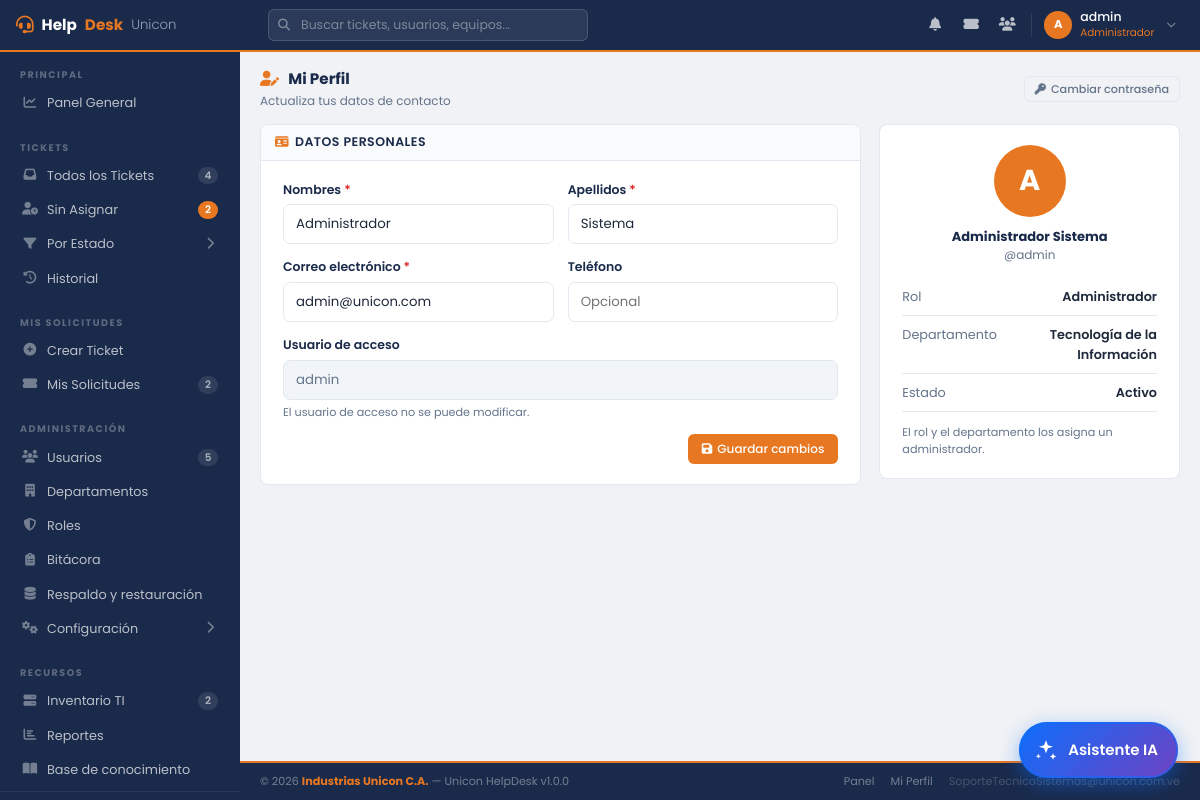
The page /admin/perfil.php (signed in) on the database its author committed.
### tables this page shows
CREATE TABLE `roles` (
  `id_rol` int(11) NOT NULL AUTO_INCREMENT,
  `nombre` varchar(50) NOT NULL,
  `descripcion` text DEFAULT NULL,
  `nivel_acceso` tinyint(1) NOT NULL DEFAULT 1,
  PRIMARY KEY (`id_rol`),
  UNIQUE KEY `nombre` (`nombre`)
);

CREATE TABLE `usuarios` (
  `id_usuario` int(11) NOT NULL AUTO_INCREMENT,
  `nombres` varchar(100) NOT NULL,
  `apellidos` varchar(100) NOT NULL,
  `correo` varchar(150) NOT NULL,
  `usuario_login` varchar(50) NOT NULL,
  `contraseña` varchar(255) NOT NULL,
  `telefono` varchar(20) DEFAULT NULL,
  `id_departamento` int(11) NOT NULL,
  `id_rol` int(11) NOT NULL DEFAULT 1,
  `estado` enum('activo','inactivo','reposo','pasante','vacaciones','suspendido') NOT NULL DEFAULT 'activo',
  PRIMARY KEY (`id_usuario`),
  UNIQUE KEY `correo` (`correo`),
  UNIQUE KEY `usuario_login` (`usuario_login`),
  KEY `id_departamento` (`id_departamento`),
  KEY `id_rol` (`id_rol`),
  CONSTRAINT `fk_usuario_departamento` FOREIGN KEY (`id_departamento`) REFERENCES `departamentos` (`id_departamento`) ON UPDATE CASCADE,
  CONSTRAINT `fk_usuario_rol` FOREIGN KEY (`id_rol`) REFERENCES `roles` (`id_rol`) ON UPDATE CASCADE
);

CREATE TABLE `departamentos` (
  `id_departamento` int(11) NOT NULL AUTO_INCREMENT,
  `nombre` varchar(100) NOT NULL,
  `descripcion` text DEFAULT NULL,
  `estado` enum('activo','inactivo','clausurado') NOT NULL DEFAULT 'activo',
  PRIMARY KEY (`id_departamento`),
  UNIQUE KEY `nombre` (`nombre`)
);

### admin/perfil.php (the view, shortened to what this page needs)
<?php
include '../config/conexion.php';
$stmt = $conexion->prepare("
    SELECT u.nombres, u.apellidos, u.correo, u.usuario_login, u.telefono, u.estado,
           d.nombre AS departamento_nombre, r.nombre AS rol_nombre
    FROM usuarios u
    JOIN departamentos d ON u.id_departamento = d.id_departamento
    JOIN roles r ON u.id_rol = r.id_rol
    WHERE u.usuario_login = ?
");
$stmt->bind_param("s", $_SESSION['usser']);
$stmt->execute();
$perfil = $stmt->get_result()->fetch_assoc();
include_once '../includes/header2.php';
include_once '../includes/sidebar.php';
?>
<main class="hd-main">
    <div class="hd-page-header">
        <div>
            <div class="hd-page-title"><i class="fas fa-user-edit" style="color:var(--naranja);margin-right:6px;"></i> Mi Perfil</div>
            <div class="hd-page-sub">Actualiza tus datos de contacto</div>
        </div>
        <a href="cambiar_clave.php" class="hd-btn hd-btn-outline hd-btn-sm"><i class="fas fa-key"></i> Cambiar contraseña</a>
    </div>
    <div class="hd-perfil-grid">
        <div class="hd-card">
            <div class="hd-card-header">
                <h5 class="hd-card-title"><i class="fas fa-id-card"></i> Datos personales</h5>
            </div>
            <div class="hd-card-body" style="padding:20px 22px;">
                <form id="form-perfil">
                    <div class="hd-row-2" style="margin-bottom:14px;">
                        <div>
                            <label class="hd-label">Nombres <span style="color:var(--danger);">*</span></label>
                            <input type="text" name="nombres" class="hd-input" maxlength="100" required value="<?= htmlspecialchars($perfil['nombres']) ?>">
                        </div>
                        <div>
                            <label class="hd-label">Apellidos <span style="color:var(--danger);">*</span></label>
                            <input type="text" name="apellidos" class="hd-input" maxlength="100" required value="<?= htmlspecialchars($perfil['apellidos']) ?>">
                        </div>
                    </div>
                    <div class="hd-row-2" style="margin-bottom:14px;">
                        <div>
                            <label class="hd-label">Correo electrónico <span style="color:var(--danger);">*</span></label>
                            <input type="email" name="correo" class="hd-input" maxlength="150" required value="<?= htmlspecialchars($perfil['correo']) ?>">
                        </div>
                        <div>
                            <label class="hd-label">Teléfono</label>
                            <input type="text" name="telefono" class="hd-input" maxlength="20" placeholder="Opcional" value="<?= htmlspecialchars($perfil['telefono'] ?? '') ?>">
                        </div>
                    </div>
                    <div style="margin-bottom:14px;">
                        <label class="hd-label">Usuario de acceso</label>
                        <input type="text" class="hd-input" disabled value="<?= htmlspecialchars($perfil['usuario_login']) ?>">
                        <div style="font-size:0.7rem;color:var(--muted);margin-top:4px;">El usuario de acceso no se puede modificar.</div>
                    </div>
                    <div style="text-align:right;margin-top:12px;">
                        <button type="submit" id="btn-guardar-perfil" class="hd-btn hd-btn-naranja">
                            <i class="fas fa-save"></i> Guardar cambios
                        </button>
                    </div>
                </form>
            </div>
        </div>
        <div class="hd-card" style="padding:20px 22px;">
            <div class="hd-avatar-grande"><?= strtoupper(substr($perfil['nombres'], 0, 1)) ?></div>
            <div style="text-align:center;margin-bottom:14px;">
                <div style="font-weight:700;color:var(--azul);"><?= htmlspecialchars($perfil['nombres'] . ' ' . $perfil['apellidos']) ?></div>
                <div style="font-size:0.75rem;color:var(--muted);">@<?= htmlspecialchars($perfil['usuario_login']) ?></div>
            </div>
            <div class="hd-cuenta-item"><span>Rol</span><span><?= htmlspecialchars($perfil['rol_nombre']) ?></span></div>
            <div class="hd-cuenta-item"><span>Departamento</span><span><?= htmlspecialchars($perfil['departamento_nombre']) ?></span></div>
            <div class="hd-cuenta-item"><span>Estado</span><span><?= htmlspecialchars(ucfirst($perfil['estado'])) ?></span></div>
            <div style="font-size:0.7rem;color:var(--muted);margin-top:12px;line-height:1.5;">
                El rol y el departamento los asigna un administrador.
            </div>
        </div>
    </div>
</main>
<?php include_once '../includes/footer2.php'; ?>

### includes/header2.php (shortened to what this page needs)
<?php
$usuario_activo = $_SESSION['usser'];
$rol_id         = (int)$_SESSION['id_rol'];
$inicial        = strtoupper(substr($usuario_activo, 0, 1));
$rol_nombre     = match($rol_id) { 3=>'Administrador', 2=>'Técnico TI', 1=>'Usuario', default=>'—' };
try {
    $q_rn = $conexion->prepare("SELECT nombre FROM roles WHERE id_rol = ?");
    $q_rn->bind_param("i", $rol_id); $q_rn->execute();
    if ($f_rn = $q_rn->get_result()->fetch_assoc()) $rol_nombre = $f_rn['nombre'];
} catch (Throwable $e) {  }
?>
<!DOCTYPE html>
<html lang="es">
<head>
    <link rel="stylesheet" href="https://cdn.jsdelivr.net/npm/bootstrap@5.3.0/dist/css/bootstrap.min.css">
    <link rel="stylesheet" href="https://cdnjs.cloudflare.com/ajax/libs/font-awesome/6.4.0/css/all.min.css">
    <link rel="stylesheet" href="../assets/css/dashboard2.css">
</head>
<body>
<header class="hd-topbar">
    <a href="dashboard.php" class="hd-topbar-brand">
        <i class="fas fa-headset"></i>
        Help<span>Desk</span> <small>Unicon</small>
    </a>
    <div class="hd-topbar-search" style="position:relative;">
        <i class="fas fa-search"></i>
        <input type="search" id="hdBuscar" autocomplete="off" maxlength="60"
               placeholder="<?= $rol_id === 3 ? 'Buscar tickets, usuarios, equipos...' : ($rol_id === 2 ? 'Buscar tickets, equipos...' : 'Buscar en mis tickets...') ?>">
    </div>
    <div class="hd-topbar-right">
        <div class="hd-notif-wrap">
            <button type="button" class="hd-topbar-icon" id="hdBell" title="Notificaciones" style="background:none;border:0;position:relative;">
                <i class="fas fa-bell"></i>
            </button>
        </div>
        <?php if ($rol_id >= 2): ?>
        <a href="<?= $rol_id === ROL_ADMIN ? 'tickets.php' : 'tickets_asignados.php' ?>" class="hd-topbar-icon" title="Tickets">
            <i class="fas fa-ticket-alt"></i>
        </a>
        <?php endif; ?>
        <?php if ($rol_id == 3): ?>
        <a href="procesos/usuarios.php" class="hd-topbar-icon" title="Usuarios">
            <i class="fas fa-users"></i>
        </a>
        <?php endif; ?>
        <div style="position:relative;">
            <button class="hd-topbar-user" onclick="toggleUserMenu()" id="userBtn">
                <div class="hd-avatar"><?= $inicial ?></div>
                <div class="hd-topbar-user-info">
                    <span class="hd-topbar-user-name"><?= htmlspecialchars($usuario_activo) ?></span>
                    <span class="hd-topbar-user-role"><?= $rol_nombre ?></span>
                </div>
                <i class="fas fa-chevron-down" style="color:rgba(255,255,255,0.4);font-size:0.6rem;margin-left:4px;"></i>
            </button>
        </div>
    </div>
</header>

### assets/css/dashboard2.css (style rules this page uses)
:root { --azul: #1a2a4a; --azul-mid: #243660; --azul-light: #2d4a7a; --naranja: #E87722; --naranja-lt: #f59342; --bg: #f0f2f5; --card: #ffffff; --texto: #1e293b; --muted: #64748b; --borde: #e2e8f0; --sidebar-w: 240px; --nav-h: 52px; --success: #16a34a; --danger: #dc2626; --warning: #d97706; --info: #0284c7; }
*, *::before, *::after { box-sizing: border-box; margin: 0; padding: 0; }
body { font-family: 'Poppins', sans-serif; background: var(--bg); color: var(--texto); font-size: 13px; }
.hd-topbar { position: fixed; top: 0; left: 0; right: 0; height: var(--nav-h); background: var(--azul); border-bottom: 2px solid var(--naranja); display: flex; align-items: center; padding: 0 16px; z-index: 200; gap: 12px; }
.hd-topbar-brand { display: flex; align-items: center; gap: 8px; color: #fff; font-weight: 700; font-size: 0.95rem; text-decoration: none; width: var(--sidebar-w); flex-shrink: 0; }
.hd-topbar-brand i { color: var(--naranja); font-size: 1.1rem; }
.hd-topbar-brand span { color: var(--naranja); }
.hd-topbar-brand small { color: #94a3b8; font-weight: 300; }
.hd-topbar-search { flex: 1; max-width: 320px; position: relative; }
.hd-topbar-search input { width: 100%; background: rgba(255,255,255,0.08); border: 1px solid rgba(255,255,255,0.15); border-radius: 6px; padding: 6px 12px 6px 32px; color: #fff; font-size: 0.78rem; outline: none; transition: all 0.2s; }
.hd-topbar-search input::placeholder { color: rgba(255,255,255,0.4); }
.hd-topbar-search i { position: absolute; left: 10px; top: 50%; transform: translateY(-50%); color: rgba(255,255,255,0.4); font-size: 0.75rem; }
.hd-topbar-right { margin-left: auto; display: flex; align-items: center; gap: 4px; }
.hd-topbar-icon { width: 32px; height: 32px; border-radius: 6px; display: flex; align-items: center; justify-content: center; color: rgba(255,255,255,0.7); font-size: 0.85rem; cursor: pointer; transition: all 0.2s; text-decoration: none; position: relative; }
.hd-topbar-user { display: flex; align-items: center; gap: 8px; padding: 4px 8px 4px 4px; border-radius: 8px; cursor: pointer; transition: all 0.2s; text-decoration: none; border: none; background: transparent; }
.hd-avatar { width: 28px; height: 28px; background: var(--naranja); border-radius: 50%; color: #fff; font-size: 0.72rem; font-weight: 700; display: flex; align-items: center; justify-content: center; flex-shrink: 0; }
.hd-topbar-user-info { text-align: left; }
.hd-topbar-user-name { color: #fff; font-size: 0.78rem; font-weight: 500; line-height: 1.2; display: block; }
.hd-topbar-user-role { color: var(--naranja); font-size: 0.65rem; display: block; }
.hd-main { flex: 1; padding: 16px 20px; }
.hd-page-header { display: flex; align-items: center; justify-content: space-between; margin-bottom: 14px; flex-wrap: wrap; gap: 8px; }
.hd-page-title { font-size: 0.95rem; font-weight: 700; color: var(--azul); }
.hd-page-sub { font-size: 0.75rem; color: var(--muted); margin-top: 1px; }
.hd-card { background: var(--card); border-radius: 8px; border: 1px solid var(--borde); overflow: hidden; }
.hd-card-header { padding: 10px 14px; border-bottom: 1px solid var(--borde); display: flex; align-items: center; justify-content: space-between; background: #fafbfc; }
.hd-card-title { font-size: 0.78rem; font-weight: 600; color: var(--azul); display: flex; align-items: center; gap: 6px; margin: 0; text-transform: uppercase; letter-spacing: 0.5px; }
.hd-card-title i { color: var(--naranja); font-size: 0.75rem; }
.hd-card-body { padding: 12px 14px; }
.hd-btn { display: inline-flex; align-items: center; gap: 5px; padding: 6px 14px; border-radius: 6px; font-size: 0.75rem; font-weight: 500; border: none; cursor: pointer; transition: all 0.15s; text-decoration: none; white-space: nowrap; font-family: inherit; }
.hd-btn-naranja { background: var(--naranja); color: #fff; }
.hd-btn-sm { padding: 4px 10px; font-size: 0.7rem; }
.hd-btn-outline { background: transparent; border: 1px solid var(--borde); color: var(--muted); }

### includes/header2.php (style rules this page uses)
.hd-notif-wrap { position:relative; }

### rows shown on the page
roles: nombre "Administrador"
usuarios: nombres "Administrador", apellidos "Sistema", correo "admin@unicon.com", usuario_login "admin", nombres "A", nombres+apellidos "Administrador Sistema", id_rol.nombre "Administrador", id_departamento.nombre "Tecnología de la Información", estado "Activo"

### other values the page prints
$inicial "A"
$usuario_activo "admin"
$n "4 2 2 5 2"
EMPRESA_NOMBRE "Industrias Unicon C.A."
NOMBRE_SISTEMA "Unicon HelpDesk"
VERSION_SISTEMA "1.0.0"
EMAIL_SOPORTE "SoporteTecnicoSistemas@unicon.com.ve"
